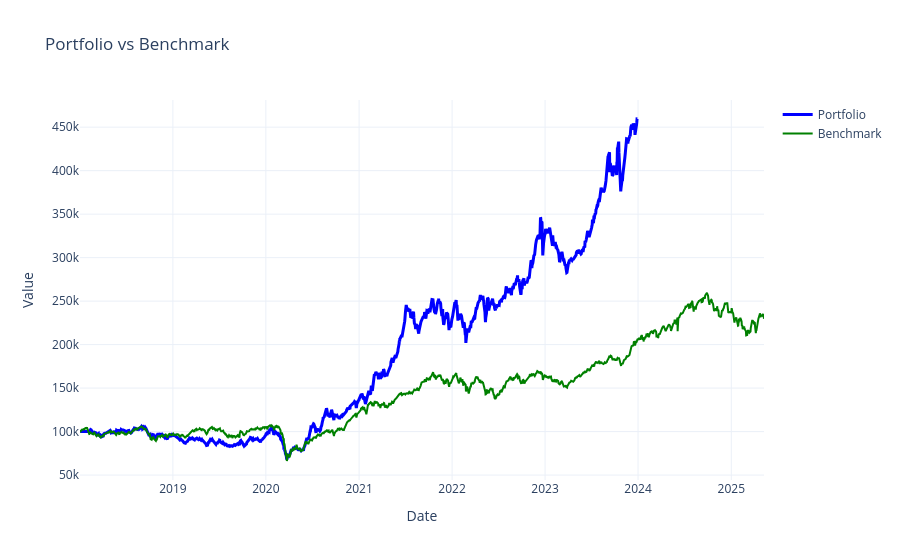

Notebook code for this chart:
### Code cell
import plotly.graph_objects as go
import plotly.io as pio
benchmark_df = pd.read_csv('src/benchmark.csv', index_col=0, parse_dates=True)
benchmark_df=benchmark_df[TRADING_START_DATE:END_DATE]#HERE ALSO IF UPDATED DATE IN "backtest()"
no_of_stocks = 100000 / benchmark_df['close'].iloc[0]
benchmark_df['close'] = benchmark_df['close'] * no_of_stocks
stats_eq = pf.stats()
eq_curve = pf.value()
eq_curve=eq_curve[TRADING_START_DATE:END_DATE]
fig = go.Figure()

fig.add_trace(go.Scatter(
    x=eq_curve.index,
    y=eq_curve.values,
    mode='lines',
    name='Portfolio',
    line=dict(color='blue', width=3)
))
fig.add_trace(go.Scatter(
    x=benchmark_df.index,
    y=benchmark_df.iloc[:, 0],  # assumes benchmark is in first column
    mode='lines',
    name='Benchmark',
    line=dict(color='green', width=2)
))
fig.update_layout(
    title='Portfolio vs Benchmark',
    xaxis_title='Date',
    yaxis_title='Value',
    template='plotly_white'
)

fig.show()

### Figure 1 — Plotly figure (JSON) as saved in the notebook; plotly's stock layout.template omitted (floating-point values rounded to 4 significant figures; data arrays with more than 128 entries replaced by an {"elided": "..."} marker saying what was removed)
{"data": [{"line": {"color": "blue", "width": 3}, "mode": "lines", "name": "Portfolio", "type": "scatter", "x": {"elided": "1484 str values"}, "y": {"elided": "1484 float values"}}, {"line": {"color": "green", "width": 2}, "mode": "lines", "name": "Benchmark", "type": "scatter", "x": {"elided": "1820 str values"}, "y": {"elided": "1820 float values"}}], "layout": {"title": {"text": "Portfolio vs Benchmark"}, "xaxis": {"title": {"text": "Date"}}, "yaxis": {"title": {"text": "Value"}}}}
